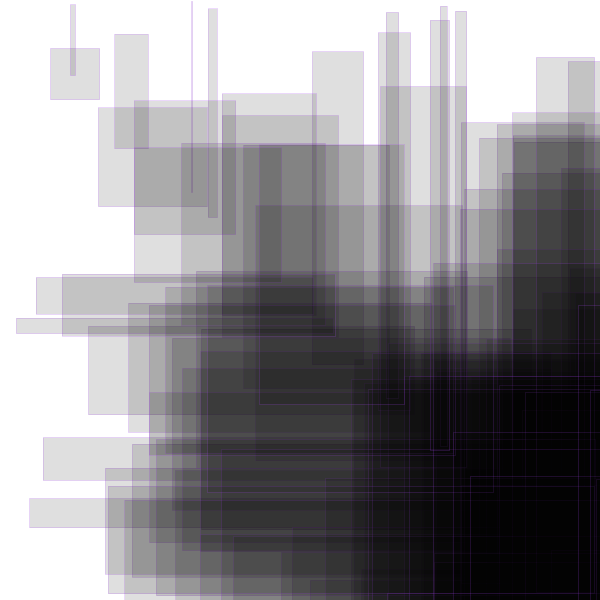
Frame 1 (no input)
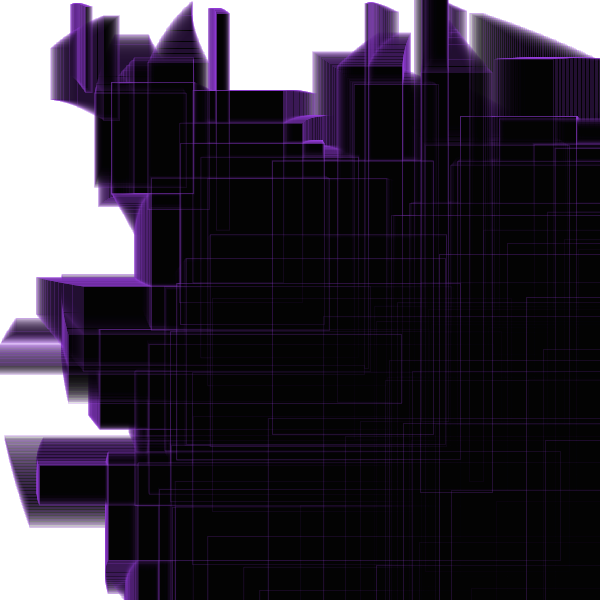
Frame 60 (the mouse pressed at the canvas centre just before this capture)
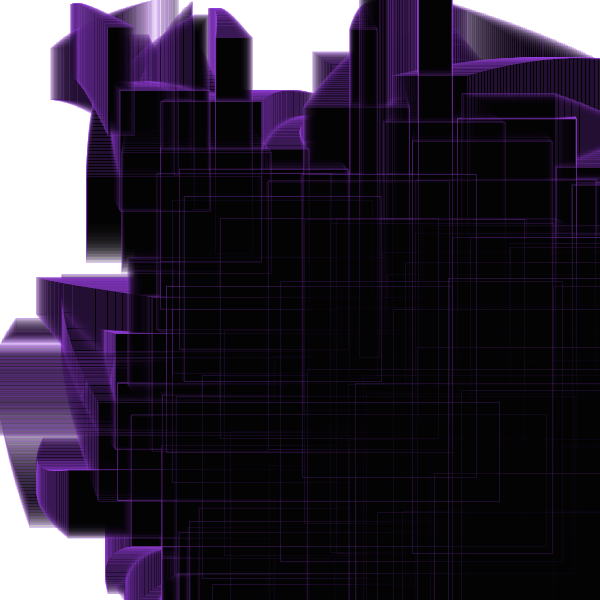
Frame 120 (the mouse held since frame 60 and released just before this capture)

The Processing sketch that drew these frames (run headless with seeded random() and noise(); from frame 60 on, the mouse is pressed at the canvas centre):

// Processing sketch: processing_62785
// ── processing_62785.pde

/***
* Este sketch pertenece a los materiales del taller
* Sistemas Generativos: Cómo adiestrar a la computadora para que haga arte en lugar de uno
* Dictado por Leonardo Solaas en el Centro Cultural de España en Buenos Aires en mayo de 2010
*
* Este código se distribuye bajo licencia GNU/GPL v3: http://www.gnu.org/licenses/gpl.txt
***/

//cantidad de agentes autónomos
int cant = 100;
//dibujar las trayectorias o no?
boolean dibujar = true;
// darle a cada agente una variación individual?
boolean variar = false;

Bola bolas[];

void setup(){
  size(600, 600);
  background(255);
  fill(0, 32);
  stroke(random(255),random(255),random(255),50);
  smooth();
  
  //crear todos los agentes y almacenarlos en un array
  bolas = new Bola[cant];
  for(int n=0; n<cant; n++){
    bolas[n] = new Bola();
  }
  //ahora que ya existen todos los agentes, decidir a cuál va a orbitar cada uno
  for(int m=0; m<cant; m++){
    bolas[m].orbitarA(bolas[int(random(cant))]);
  }
}

void draw(){
  //si no estamos dibujando las trayectorias, limpiar la pantalla
  if(!dibujar) background(random(255));

  
  //recorrer todos los agentes y moverlos
  for(int i=0; i<cant; i++){
    bolas[i].paso();
  }
}

//definición de la clase Bola
class Bola{
  // vectores de posición y velocidad
  PVector pos, vel;
  // agente en torno al cual orbita este
  Bola sol;
  //velocidad inicial máxima
  float vi = 1;
  //fracción de la distancia al sol que se recorre a cada paso
  float g = variar ? random(0.1, 0.005) : 0.00002;

  
  Bola(){
    //valores iniciales de posición y velocidad
    pos = new PVector(random(width), random(height));
    vel = new PVector(random(-vi, vi), random(-vi, vi));
  }
  
  void orbitarA(Bola s){
    sol = s;
  }
  
  void paso(){
    // almacenar la posición actual antes de cambiarla
    PVector prev = new PVector(pos.x, pos.y);
    //calcular la distancia entre la posición del sol y la mía
    PVector d = PVector.sub(sol.pos, pos);
    //multiplicar la distancia por la fracción de la misma que voy a recorrer en este paso
    d.mult(g);
    //sumar la distancia que voy a recorrer a la velocidad que ya traía
    vel.add(d);
    //modificar mi posición actual sumándolse mi velocidad

    pos.add(vel);
    //ponerle un límite máximo a mi velocidad
    vel.limit(5005);

    //vel.mult(0.9);
    
    //dibujar trayectoria o círculo en posición actual
    if(dibujar){
      rect(prev.y, pos.x, prev.x, pos.y);
    }else{
      rect(pos.x, prev.y, pos.y, prev.x);
    }
    
  }
}
